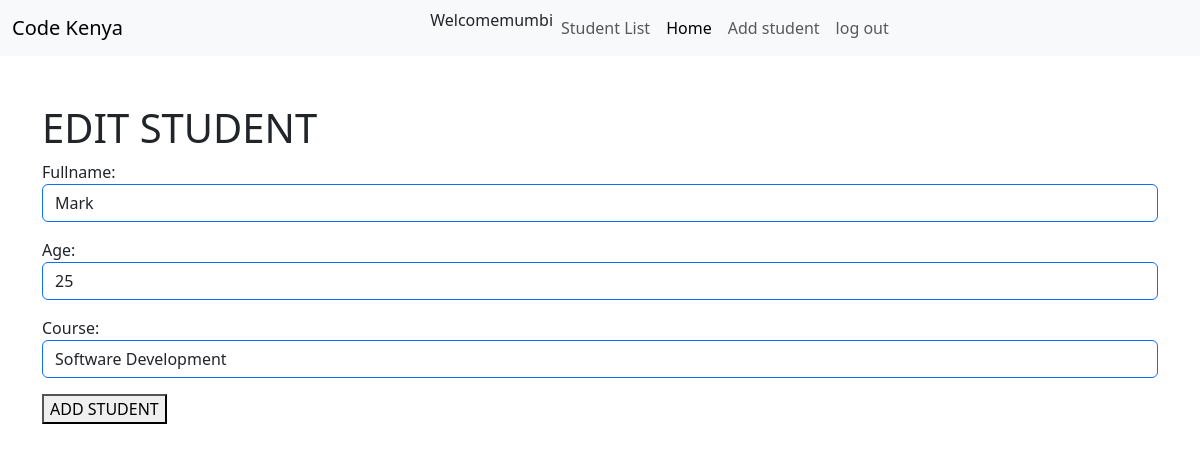
/edit/3 (signed in), run on the app's committed database.
### crudapp/models.py (models this page shows, shortened)
class Student(models.Model):
    fullname=models.CharField(max_length=50)
    age=models.IntegerField()
    course=models.CharField(max_length=50)

### crudapp/views.py (the view)
def update_student(request,pk):
    student=get_object_or_404(Student,pk=pk)
    form=StudentForm(request.POST or None,instance=student)
    if form.is_valid():
        form.save()
        return redirect('student_list')
    return render(request,'studentform.html',{'form':form})

### crudapp/forms.py
class StudentForm(forms.ModelForm):
    class Meta:
        model = Student
        fields =['fullname', 'age' ,'course']
        widgets ={
            'fullname':forms.TextInput(attrs={'class':'form-control border-primary'}),
            'age':forms.NumberInput(attrs={'class':'form-control border-primary'}),
            'course':forms.TextInput(attrs={'class':'form-control border-primary'}),
        }

### crudapp/templates/studentform.html (shortened to what this page needs)
{% extends 'base.html' %}
{% block content %}
<h1>{% if form.instance.pk %} EDIT {% else %}ADD {% endif  %} STUDENT</h1>
<form method="POST">
    {{form.as_p}}
    <button type="submit">ADD STUDENT</button>
</form>
{% endblock %}

### crudapp/templates/base.html (shortened to what this page needs)
<!DOCTYPE html>
<html lang="en">
<head>
    <link href="https://cdn.jsdelivr.net/npm/bootstrap@5.3.7/dist/css/bootstrap.min.css" rel="stylesheet">
</head>
<body>
    <nav class="navbar navbar-expand-lg bg-body-tertiary">
        <div class="container-fluid">
          <a class="navbar-brand" href="#">Code Kenya</a>
          <div class="collapse navbar-collapse" id="navbarNav">
           <div class="navbar-nav mx-auto py-0" >
            {% if user.is_authenticated %}
            <li class="nav-item active">
              <span>Welcome{{user.username}}</span>
            </li>
            <li class="nav-item">
              <a class="nav-link" href="{% url 'student_list' %}">Student List</a>
            </li>
            <li class="nav-item">
              <a class="nav-link active" aria-current="page" href="#">Home</a>
            </li>
            {% if user.is_staff %}
            <li class="nav-item">
              <a class="nav-link" href="{% url 'add_student' %}">Add student</a>
            </li>
            {% endif %}
            <li class="nav-item">
              <a class="nav-link" href="{% url 'logout' %}">log out</a>
            </li>
              {% endif %}
              </div>
          </div>
        </div>
      </nav>
    <div class="container mt-5">
    {% block content %}
    {% endblock %}
    </div>
</body>
</html>

### data on the page
Student: fullname "Mark", age "25", course "Software Development"

### other printed values
{{ user.username }} "mumbi"
